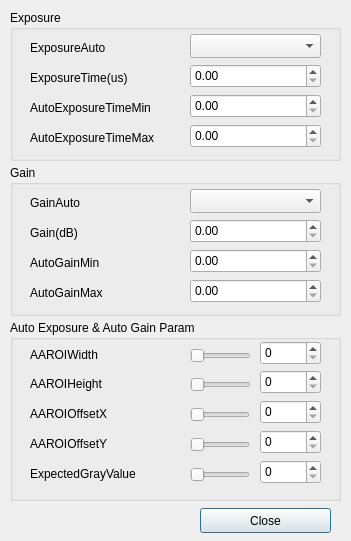
<?xml version="1.0" encoding="UTF-8"?>
<ui version="4.0">
 <class>CExposureGain</class>
 <widget class="QDialog" name="CExposureGain">
  <property name="geometry">
   <rect>
    <x>0</x>
    <y>0</y>
    <width>351</width>
    <height>541</height>
   </rect>
  </property>
  <property name="mouseTracking">
   <bool>false</bool>
  </property>
  <property name="focusPolicy">
   <enum>Qt::FocusPolicy::TabFocus</enum>
  </property>
  <property name="windowTitle">
   <string>ExposureGain</string>
  </property>
  <widget class="QGroupBox" name="Exposure">
   <property name="geometry">
    <rect>
     <x>10</x>
     <y>10</y>
     <width>331</width>
     <height>151</height>
    </rect>
   </property>
   <property name="title">
    <string>Exposure</string>
   </property>
   <widget class="QComboBox" name="ExposureAuto">
    <property name="geometry">
     <rect>
      <x>180</x>
      <y>24</y>
      <width>131</width>
      <height>24</height>
     </rect>
    </property>
    <property name="editable">
     <bool>false</bool>
    </property>
   </widget>
   <widget class="QLabel" name="ExposureAutoLabel">
    <property name="geometry">
     <rect>
      <x>20</x>
      <y>30</y>
      <width>121</width>
      <height>16</height>
     </rect>
    </property>
    <property name="text">
     <string>ExposureAuto</string>
    </property>
   </widget>
   <widget class="QLabel" name="ExposureTimeLabel">
    <property name="geometry">
     <rect>
      <x>20</x>
      <y>60</y>
      <width>121</width>
      <height>16</height>
     </rect>
    </property>
    <property name="text">
     <string>ExposureTime(us)</string>
    </property>
   </widget>
   <widget class="QLabel" name="AutoExposureTimeMax">
    <property name="geometry">
     <rect>
      <x>20</x>
      <y>120</y>
      <width>151</width>
      <height>16</height>
     </rect>
    </property>
    <property name="text">
     <string>AutoExposureTimeMax</string>
    </property>
   </widget>
   <widget class="QDoubleSpinBox" name="ExposureTimeSpin">
    <property name="geometry">
     <rect>
      <x>180</x>
      <y>54</y>
      <width>131</width>
      <height>24</height>
     </rect>
    </property>
    <property name="toolTip">
     <string>abcd</string>
    </property>
    <property name="whatsThis">
     <string/>
    </property>
   </widget>
   <widget class="QDoubleSpinBox" name="AutoExposureTimeMaxSpin">
    <property name="geometry">
     <rect>
      <x>180</x>
      <y>114</y>
      <width>131</width>
      <height>24</height>
     </rect>
    </property>
   </widget>
   <widget class="QLabel" name="AutoExposureTimeMinLabel">
    <property name="geometry">
     <rect>
      <x>20</x>
      <y>90</y>
      <width>151</width>
      <height>16</height>
     </rect>
    </property>
    <property name="text">
     <string>AutoExposureTimeMin</string>
    </property>
   </widget>
   <widget class="QDoubleSpinBox" name="AutoExposureTimeMinSpin">
    <property name="geometry">
     <rect>
      <x>180</x>
      <y>84</y>
      <width>131</width>
      <height>24</height>
     </rect>
    </property>
   </widget>
  </widget>
  <widget class="QPushButton" name="AA_Close">
   <property name="geometry">
    <rect>
     <x>200</x>
     <y>508</y>
     <width>131</width>
     <height>25</height>
    </rect>
   </property>
   <property name="text">
    <string>Close</string>
   </property>
  </widget>
  <widget class="QGroupBox" name="Gain">
   <property name="geometry">
    <rect>
     <x>10</x>
     <y>165</y>
     <width>331</width>
     <height>151</height>
    </rect>
   </property>
   <property name="title">
    <string>Gain</string>
   </property>
   <widget class="QComboBox" name="GainAuto">
    <property name="geometry">
     <rect>
      <x>180</x>
      <y>24</y>
      <width>131</width>
      <height>24</height>
     </rect>
    </property>
    <property name="editable">
     <bool>false</bool>
    </property>
   </widget>
   <widget class="QLabel" name="GainAutoLabel">
    <property name="geometry">
     <rect>
      <x>20</x>
      <y>30</y>
      <width>121</width>
      <height>16</height>
     </rect>
    </property>
    <property name="text">
     <string>GainAuto</string>
    </property>
   </widget>
   <widget class="QLabel" name="GainLabel">
    <property name="geometry">
     <rect>
      <x>20</x>
      <y>60</y>
      <width>121</width>
      <height>16</height>
     </rect>
    </property>
    <property name="text">
     <string>Gain(dB)</string>
    </property>
   </widget>
   <widget class="QLabel" name="AutoGainMaxLabel">
    <property name="geometry">
     <rect>
      <x>20</x>
      <y>120</y>
      <width>151</width>
      <height>16</height>
     </rect>
    </property>
    <property name="text">
     <string>AutoGainMax</string>
    </property>
   </widget>
   <widget class="QDoubleSpinBox" name="GainSpin">
    <property name="geometry">
     <rect>
      <x>180</x>
      <y>54</y>
      <width>131</width>
      <height>24</height>
     </rect>
    </property>
   </widget>
   <widget class="QDoubleSpinBox" name="AutoGainMaxSpin">
    <property name="geometry">
     <rect>
      <x>180</x>
      <y>114</y>
      <width>131</width>
      <height>24</height>
     </rect>
    </property>
   </widget>
   <widget class="QLabel" name="AutoGainMinLabel">
    <property name="geometry">
     <rect>
      <x>20</x>
      <y>90</y>
      <width>151</width>
      <height>16</height>
     </rect>
    </property>
    <property name="text">
     <string>AutoGainMin</string>
    </property>
   </widget>
   <widget class="QDoubleSpinBox" name="AutoGainMinSpin">
    <property name="geometry">
     <rect>
      <x>180</x>
      <y>84</y>
      <width>131</width>
      <height>24</height>
     </rect>
    </property>
   </widget>
  </widget>
  <widget class="QGroupBox" name="AA_Param">
   <property name="geometry">
    <rect>
     <x>10</x>
     <y>320</y>
     <width>331</width>
     <height>181</height>
    </rect>
   </property>
   <property name="title">
    <string>Auto Exposure &amp;&amp; Auto Gain Param</string>
   </property>
   <widget class="QLabel" name="AAROIHeightLabel">
    <property name="geometry">
     <rect>
      <x>20</x>
      <y>56</y>
      <width>121</width>
      <height>16</height>
     </rect>
    </property>
    <property name="text">
     <string>AAROIHeight</string>
    </property>
   </widget>
   <widget class="QLabel" name="AAROIOffsetYLabel">
    <property name="geometry">
     <rect>
      <x>20</x>
      <y>116</y>
      <width>151</width>
      <height>16</height>
     </rect>
    </property>
    <property name="text">
     <string>AAROIOffsetY</string>
    </property>
   </widget>
   <widget class="QSlider" name="AAROIHeightSlider">
    <property name="geometry">
     <rect>
      <x>180</x>
      <y>55</y>
      <width>61</width>
      <height>20</height>
     </rect>
    </property>
    <property name="inputMethodHints">
     <set>Qt::InputMethodHint::ImhNone</set>
    </property>
    <property name="orientation">
     <enum>Qt::Orientation::Horizontal</enum>
    </property>
    <property name="invertedAppearance">
     <bool>false</bool>
    </property>
    <property name="invertedControls">
     <bool>false</bool>
    </property>
    <property name="tickPosition">
     <enum>QSlider::TickPosition::NoTicks</enum>
    </property>
   </widget>
   <widget class="QSlider" name="AAROIOffsetYSlider">
    <property name="geometry">
     <rect>
      <x>180</x>
      <y>115</y>
      <width>60</width>
      <height>20</height>
     </rect>
    </property>
    <property name="inputMethodHints">
     <set>Qt::InputMethodHint::ImhNone</set>
    </property>
    <property name="orientation">
     <enum>Qt::Orientation::Horizontal</enum>
    </property>
    <property name="invertedAppearance">
     <bool>false</bool>
    </property>
    <property name="invertedControls">
     <bool>false</bool>
    </property>
    <property name="tickPosition">
     <enum>QSlider::TickPosition::NoTicks</enum>
    </property>
   </widget>
   <widget class="QSpinBox" name="AAROIHeightSpin">
    <property name="geometry">
     <rect>
      <x>250</x>
      <y>50</y>
      <width>61</width>
      <height>24</height>
     </rect>
    </property>
   </widget>
   <widget class="QSpinBox" name="AAROIOffsetYSpin">
    <property name="geometry">
     <rect>
      <x>250</x>
      <y>110</y>
      <width>61</width>
      <height>24</height>
     </rect>
    </property>
   </widget>
   <widget class="QLabel" name="AAROIOffsetXLabel">
    <property name="geometry">
     <rect>
      <x>20</x>
      <y>86</y>
      <width>151</width>
      <height>16</height>
     </rect>
    </property>
    <property name="text">
     <string>AAROIOffsetX</string>
    </property>
   </widget>
   <widget class="QSpinBox" name="AAROIOffsetXSpin">
    <property name="geometry">
     <rect>
      <x>250</x>
      <y>80</y>
      <width>61</width>
      <height>24</height>
     </rect>
    </property>
   </widget>
   <widget class="QSlider" name="AAROIOffsetXSlider">
    <property name="geometry">
     <rect>
      <x>180</x>
      <y>85</y>
      <width>60</width>
      <height>20</height>
     </rect>
    </property>
    <property name="inputMethodHints">
     <set>Qt::InputMethodHint::ImhNone</set>
    </property>
    <property name="orientation">
     <enum>Qt::Orientation::Horizontal</enum>
    </property>
    <property name="invertedAppearance">
     <bool>false</bool>
    </property>
    <property name="invertedControls">
     <bool>false</bool>
    </property>
    <property name="tickPosition">
     <enum>QSlider::TickPosition::NoTicks</enum>
    </property>
   </widget>
   <widget class="QSpinBox" name="AAROIWidthSpin">
    <property name="geometry">
     <rect>
      <x>250</x>
      <y>21</y>
      <width>61</width>
      <height>24</height>
     </rect>
    </property>
    <property name="focusPolicy">
     <enum>Qt::FocusPolicy::WheelFocus</enum>
    </property>
   </widget>
   <widget class="QSlider" name="AAROIWidthSlider">
    <property name="geometry">
     <rect>
      <x>180</x>
      <y>26</y>
      <width>61</width>
      <height>20</height>
     </rect>
    </property>
    <property name="inputMethodHints">
     <set>Qt::InputMethodHint::ImhNone</set>
    </property>
    <property name="orientation">
     <enum>Qt::Orientation::Horizontal</enum>
    </property>
    <property name="invertedAppearance">
     <bool>false</bool>
    </property>
    <property name="invertedControls">
     <bool>false</bool>
    </property>
    <property name="tickPosition">
     <enum>QSlider::TickPosition::NoTicks</enum>
    </property>
   </widget>
   <widget class="QLabel" name="AAROIWidthLabel">
    <property name="geometry">
     <rect>
      <x>20</x>
      <y>27</y>
      <width>121</width>
      <height>16</height>
     </rect>
    </property>
    <property name="text">
     <string>AAROIWidth</string>
    </property>
   </widget>
   <widget class="QSpinBox" name="ExpectedGrayValueSpin">
    <property name="geometry">
     <rect>
      <x>250</x>
      <y>140</y>
      <width>61</width>
      <height>24</height>
     </rect>
    </property>
   </widget>
   <widget class="QLabel" name="ExpectedGrayValueLabel">
    <property name="geometry">
     <rect>
      <x>20</x>
      <y>146</y>
      <width>151</width>
      <height>16</height>
     </rect>
    </property>
    <property name="text">
     <string>ExpectedGrayValue</string>
    </property>
   </widget>
   <widget class="QSlider" name="ExpectedGrayValueSlider">
    <property name="geometry">
     <rect>
      <x>180</x>
      <y>145</y>
      <width>60</width>
      <height>20</height>
     </rect>
    </property>
    <property name="inputMethodHints">
     <set>Qt::InputMethodHint::ImhNone</set>
    </property>
    <property name="orientation">
     <enum>Qt::Orientation::Horizontal</enum>
    </property>
    <property name="invertedAppearance">
     <bool>false</bool>
    </property>
    <property name="invertedControls">
     <bool>false</bool>
    </property>
    <property name="tickPosition">
     <enum>QSlider::TickPosition::NoTicks</enum>
    </property>
   </widget>
  </widget>
 </widget>
 <tabstops>
  <tabstop>ExposureAuto</tabstop>
  <tabstop>ExposureTimeSpin</tabstop>
  <tabstop>AutoExposureTimeMinSpin</tabstop>
  <tabstop>AutoExposureTimeMaxSpin</tabstop>
  <tabstop>GainAuto</tabstop>
  <tabstop>GainSpin</tabstop>
  <tabstop>AutoGainMinSpin</tabstop>
  <tabstop>AutoGainMaxSpin</tabstop>
  <tabstop>AAROIWidthSlider</tabstop>
  <tabstop>AAROIWidthSpin</tabstop>
  <tabstop>AAROIHeightSlider</tabstop>
  <tabstop>AAROIHeightSpin</tabstop>
  <tabstop>AAROIOffsetXSlider</tabstop>
  <tabstop>AAROIOffsetXSpin</tabstop>
  <tabstop>AAROIOffsetYSlider</tabstop>
  <tabstop>AAROIOffsetYSpin</tabstop>
  <tabstop>ExpectedGrayValueSlider</tabstop>
  <tabstop>ExpectedGrayValueSpin</tabstop>
  <tabstop>AA_Close</tabstop>
 </tabstops>
 <resources/>
 <connections/>
</ui>
